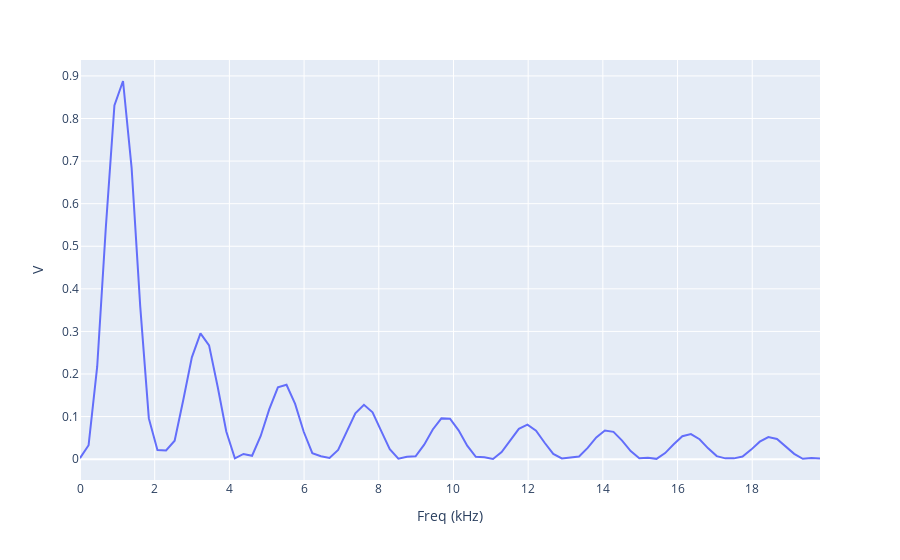

Source (notebook cell):
### Code cell
# Plot Square Wave FFT 20 kHz as V
squareFFT['V'] = math.sqrt(50/1000) * 10**(squareFFT['FFT (dBm)'] / 20)

fig = px.line(squareFFT, x='Freq (kHz)', y='V')
fig.show()
